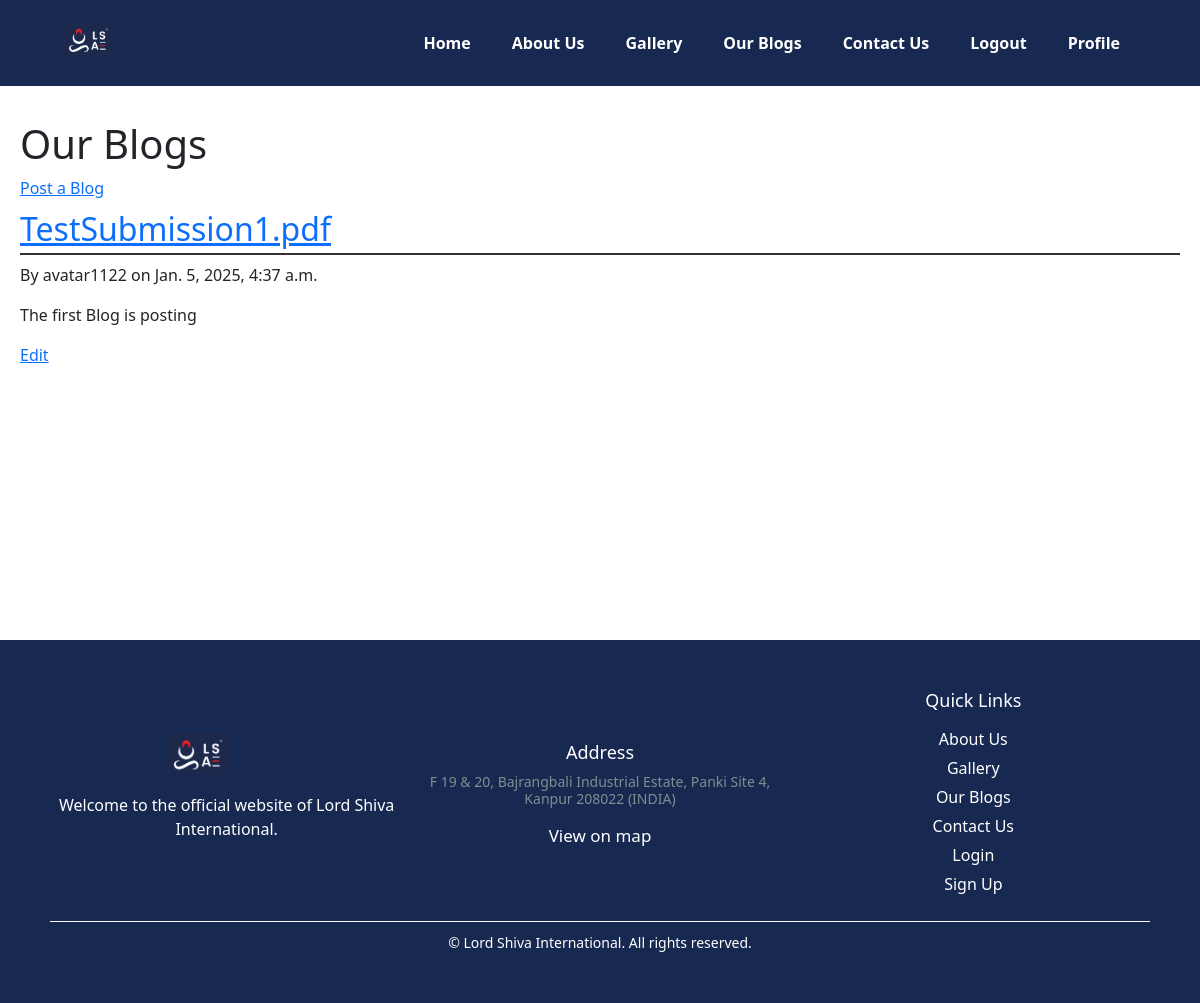
The page /blogs/ (signed in) on the database its author committed.
### blogs/models.py (models this page shows, shortened)
class Blog(models.Model):
    STATUS_CHOICES = (
        ('pending', 'Pending'),
        ('approved', 'Approved'),
    )
    title = models.CharField(max_length=255)
    content = models.TextField()
    published_date = models.DateTimeField(auto_now_add=True)
    author = models.CharField(max_length=255)
    status = models.CharField(max_length=10, choices=STATUS_CHOICES, default='pending')

### blogs/views.py (the view)
# urls.py: path('', views.blog_list, name='blog_list'),
def blog_list(request):
    blogs = Blog.objects.filter(status='approved').order_by('-published_date')
    return render(request, 'blog_list.html', {'blogs': blogs})

### blogs/templates/blog_list.html (shortened to what this page needs)
{% extends 'base.html' %}
{% block content %}
<section class="blog-list">
   <h1>Our Blogs</h1>
   {% if user.is_authenticated %}
       <a href="{% url 'blog_create' %}">Post a Blog</a>
   {% endif %}
   {% for blog in blogs %}
       <div class="blog-entry">
           <h2><a href="{% url 'blog_detail' blog.id %}">{{ blog.title }}</a></h2>
           <p>By {{ blog.author }} on {{ blog.published_date }}</p>
           <p>{{ blog.content|truncatewords:30 }}</p>
           {% if user.is_authenticated and blog.author == user.username %}
               <a href="{% url 'blog_edit' blog.id %}">Edit</a>
           {% endif %}
       </div>
   {% endfor %}
</section>
{% endblock %}

### about/static/css/style.css (style rules this page uses)
body { font-family: Arial, sans-serif; }
section { padding: 20px; margin: 20px 0; }
section h2 { border-bottom: 2px solid #333; padding-bottom: 5px; }
section div { margin: 10px 0; }

### rows shown on the page
Blog: title "TestSubmission1.pdf", author "avatar1122", published_date "Jan. 5, 2025, 4:37 a.m.", content "The first Blog is posting", shows "Edit"
